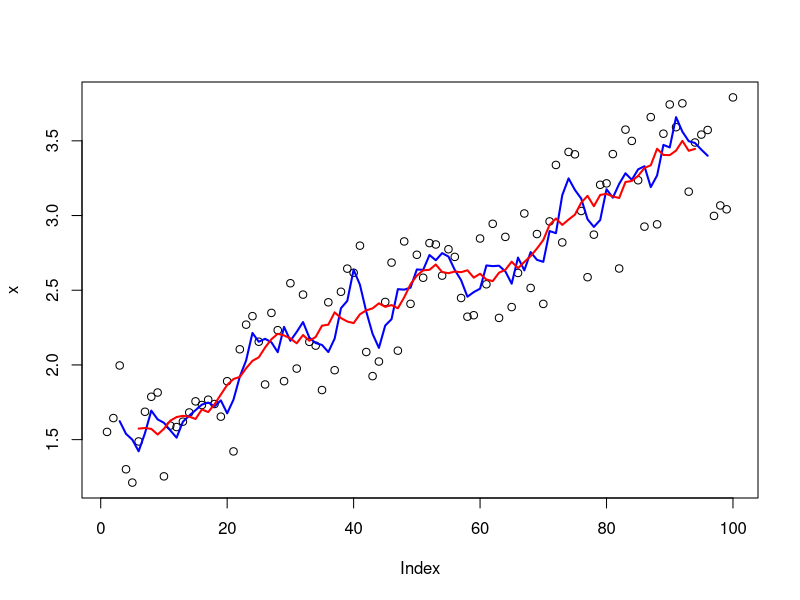
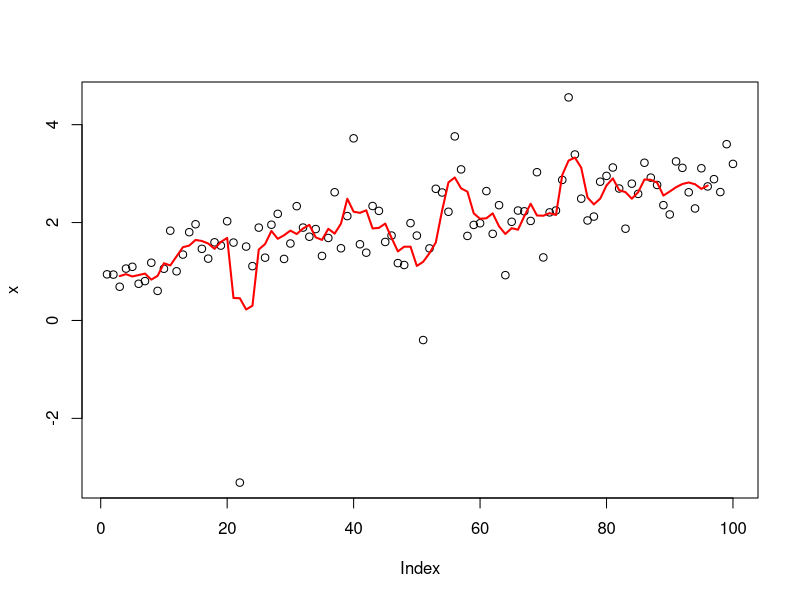
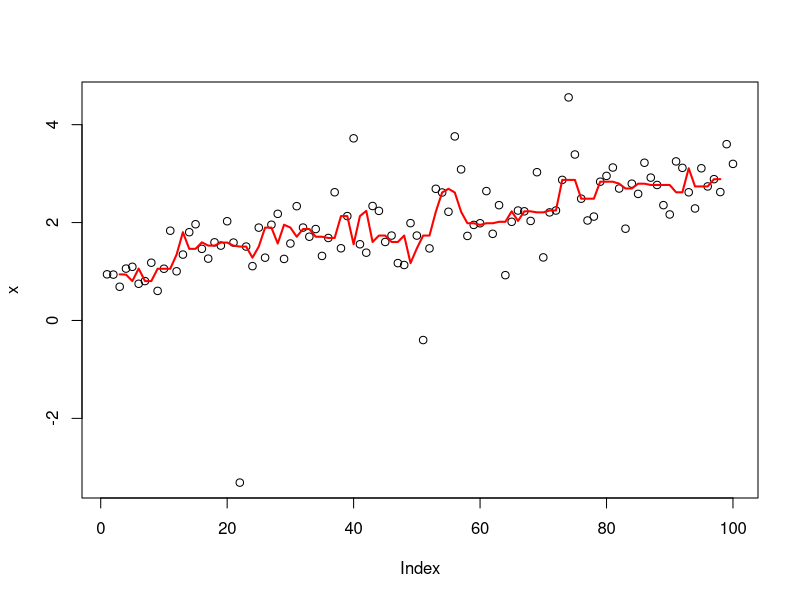

These charts were generated, in order, by the following R code: (Note: this script raises an error after producing the figures.)
# Functionals -------------------------------------------------------------
# Functionals take a function as an input and return a vector as an output. For 
# e.g.
randomise <- function(f) {
 f(runif(1e3))
}
randomise(mean)
randomise(mean)
randomise(sum)

# Three frequently used functionals are lapply, apply, and tapply. Functionals are
# a common alternative to for loops. Although for loops can be slow, it is mainly
# the fact that they can be inclear ito what they are iterating over, i.e. they 
# are not very expressive. Functionals are also useful for encapsulating common
# data manipulation tasks like split-apply-combine, for thinking 'functionally'
# and for working with mathematical functions.

# Functionals also reduce code bugs. Note that it is always important to first
# build the tools and functions for the problem. Once you have solved the problem,
# then one can focus on speed.

## My first functional: lapply() -------------------------------------------
# The simplest functional is lapply(). lapply() takes a function, applies it to
# each element in a list, and returns the results in the form of a list. Although
# lapply() is written in C for performance, we can create a simple R 
# implementation that does the same thing:
lapply2 <- function(x, f, ...) {
 out <- vector("list", length(x))
 for (i in seq_along(x)) {
  out[[i]] <- f(x[[i]], ...)
 }

  out

}
# From the above code, one can see that lapply() is a wrapper function for a 
# common loop pattern: create a container output, apply f() to each component of
# a list, and fill the container with the results. All other for loop functionals
# are variations of this theme: they simply use different types of input or 
# output.

### Looping patterns --------------------------------------------------------
# It's useful to remember that there are three basic ways to loop over a vector:
 # 1. loop over the elements: for (x in s)
 # 2. loop over the numeric indices: for (i in seq_along(xs))
 # 3. loop over the names: for (nm in names(xs))

# The first form is usually not a good choice for a for loop because it leads to
# inefficient ways of saving output. It's slow because each time you extend the
# vector, R has to copy in all of the existing elements. This is the easiest with
# the second form:
xs <- runif(1e3)
res <- numeric(length(xs))
for (i in seq_along(xs)) {
 res[i] <- sqrt(xs[i])
}

# Just as there three basic ways to use a for loop, there are three basic ways
# to use lapply():
lapply(xs, function(x) {})
lapply(seq_along(xs), function(i) {})
lapply(names(xs), function(nm) {})

### Exercises ---------------------------------------------------------------
# Use both for loops and lapply() to fit linear models to the mtcars using the
# formulas stored in this list:
formulas <- list(
 mpg ~ disp,
 mpg ~ I(1 / disp),
 mpg ~ disp + wt,
 mpg ~ I(1 / disp) + wt
)

# Create input list:
data_out <- as.list(numeric(length(formulas)))
# Loop over list:
for (i in seq_along(formulas)) {
 data_out[[i]] <- lm(formulas[[i]], data = mtcars)

 print(data_out) 
}
# lapply:
lapply(formulas, lm, data = mtcars)

## For loop functionals: friends of lapply() -------------------------------
# The key to using functionals in place of for loops is recognising that common
# looping patterns are already implemented in existing base functionals. Once
# you've mastered base functionals, the next step is to write your own: if you're
# duplicating the same looping patterns in many places, you should extract it
# out into its own.

### Vector output: sapply() and vapply() ------------------------------------
# sapply and vapply simplify their output to be an atomic vector. vapply() is 
# better suited for use within other functions, than sapply(). For example, 
# when given an empty list, sapply() returns another empty list instead of the
# more correct zero-length vector.
sapply(mtcars, is.numeric)
vapply(mtcars, is.numeric, logical(1))
sapply(list(), is.numeric)
vapply(list(), is.numeric, logical(1))
# ... so, if the function returns results of different types or lengths, sapply()
# will silently return a list, while vapply() will throw an error. Hence, sapply
# is dangerous when writing functions.

### Multiple inputs: map (and mapply) ---------------------------------------
# Briefly, Map is useful when you want to use a function with two inputs. For
# example, weighted mean(). Map() is equivalent to mapply() but with simplify = 
# FALSE; mapply can add more complication for little gain.

### Rolling computations ----------------------------------------------------
# You can create your own functionals too. For example, if you were interested 
# in smoothing your data using a rolling (or running) mean function:
roll_mean <- function(x, n) {
 out <- rep(NA, length(x))
 
 offset <- trunc(n/ 2)
 
 for (i in (offset + 1):(length(x) - n + offset - 1)) {
  out[i] <- mean(x[(i - offset):(i + offset - 1)])
 }
 
 out
}
# Create simulated data:
x <- seq(1, 3, length = 1e2) + runif(1e2)
plot(x)
lines(roll_mean(x, 5), col = "blue", lwd = 2)
lines(roll_mean(x, 10), col = "red", lwd = 2)

# In this case, if the noise was more variable (i.e. it has a longer tail), you
# might worry that the rolling mean was too sensitive to outliers. Instead, you
# might want to compute a rolling median:
x <- seq(1, 3, length = 1e2) + rt(1e2, df = 2) / 3
plot(x)
lines(roll_mean(x, 5), col = "red", lwd = 2)

# To change roll_mean to roll_median, all you need to do is replace mean with 
# median inside loop. Instead of copy/paste, we could extract the idea of 
# computing a rolling summary into its own function:
roll_apply <- function(x, n, f, ...) {
 # Create out vector
 out <- rep(NA, length(x))
 # Offset
 offset <- trunc(n / 2)
 # Loop over data:
 for (i in (offset + 1):(length(x) - n + offset + 1)) {
  out[i] <- f(x[(i - offset):(i + offset)], ...)
 }
 # Print:
 out
}
plot(x)
lines(roll_apply(x, 5, median), col = "red", lwd = 2)

### Parallelosation ---------------------------------------------------------
# Since we can compute each element in any order, it is easy to dispatch the 
# tasks to different cores, and compute them in parallel. This is what
# parallel::mcapply and parallel:map do.
library(parallel)
unlist(mclapply(1:10, sqrt, mc.cores = 4))

# Important note: in this case, mclapply is actually *slower* than lapply. This
# is because the cost of individual computations is low, and additional work is
# needed to send the computation to different cores and collect results.

# If we use a different example, however, by taking bootstrap replicates of a
# linear model, the advantages are clear:
boot_df <- function(x) {
 x[sample(nrow(x), replace = TRUE), ]

 }

r_sqrd <- function(mod) {
 summary(mod)$r.square
 
}

boot_lm <- function(i) {
 r_sqrd(lm(mpg ~ wt + disp, data = boot_df(mtcars)))

 }

# Without parallelisation:
system.time(lapply(1:500, boot_lm))
# With parallelosation:
system.time(mclapply(1:500, boot_lm, mc.cores = 2))

# Note: increasing the number of cores will not always lead to linear gains,
# switching from lapply or Map to its parallel forms can dramatically improve
# computational performance!

## Exercises 11.2.5 ----------------------------------------------------------
# 1.
## a)
df_1 <- data.frame(
 x = sample(x = 1:10, size = 100, replace = TRUE),
 y = rt(n = 100, df = 2),
 z = rbeta(n = 100, shape1 = 0.5, shape2 = 0.5)
 )
vapply(df_1, sd, FUN.VALUE = numeric(1))

## b)
if (vapply(mtcars, is.numeric, FUN.VALUE = logical(1))) {
 vapply(mtcars, sd, FUN.VALUE = numeric(1))
 }
# Exercises are interesting but relatively easy - moving on...

## Manipulating matrices and data frames -----------------------------------
